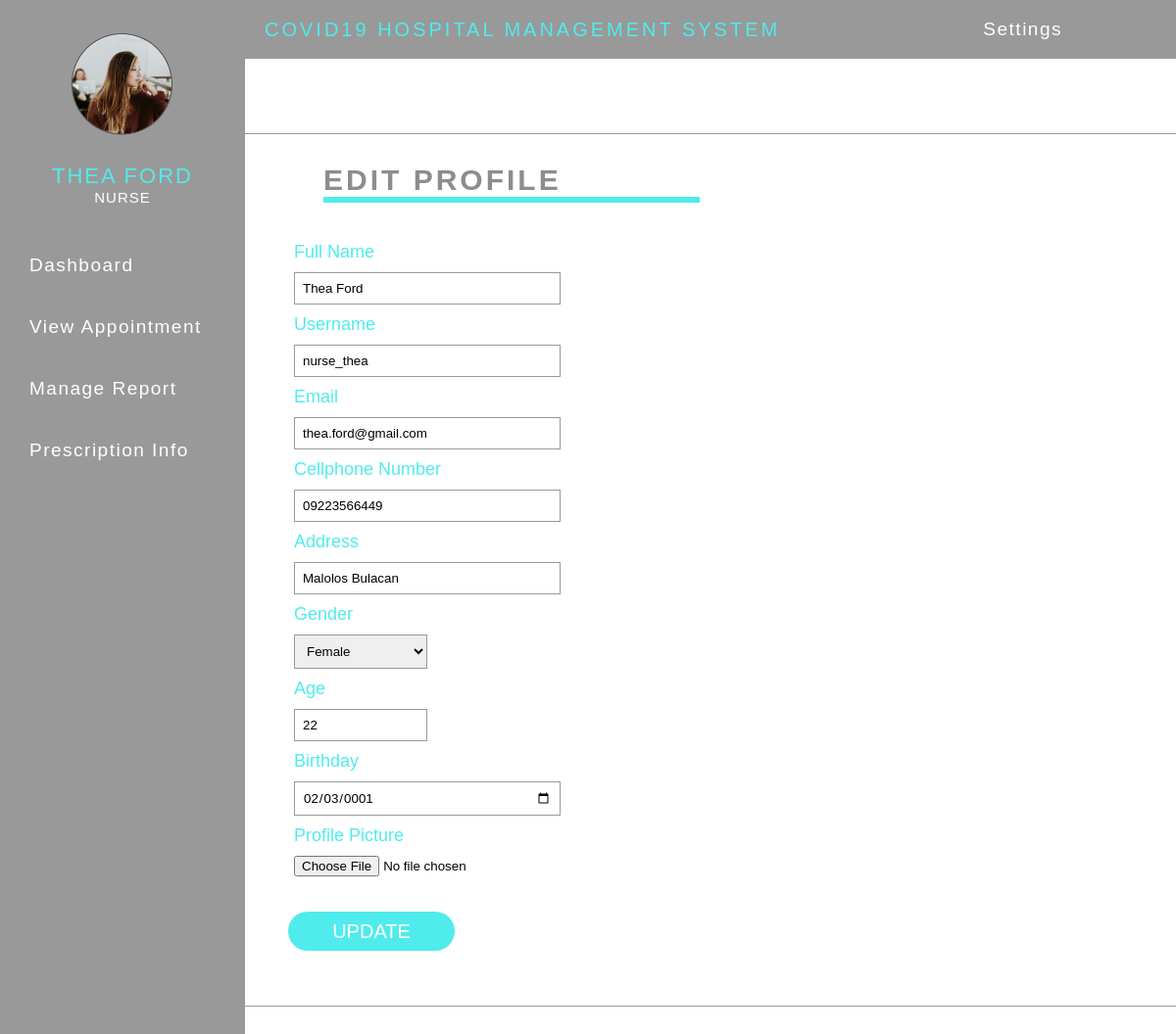
/nurse/edit-profile.php (signed in), run on the app's committed database.
### tables this page shows
CREATE TABLE `nurse` (
  `nurse_ID` int(11) NOT NULL,
  `nFullName` varchar(255) NOT NULL,
  `nUsername` varchar(255) NOT NULL,
  `nPassword` varchar(255) NOT NULL,
  `nEmail` varchar(255) NOT NULL,
  `nNumber` varchar(50) NOT NULL,
  `nAge` int(20) NOT NULL,
  `nBirthday` date NOT NULL,
  `nAddress` varchar(255) NOT NULL,
  `nGender` varchar(255) NOT NULL,
  `nProfilepic` varchar(255) NOT NULL
);

### nurse/edit-profile.php (the view, shortened to what this page needs)
<?php
	include("../include/config.php");
?>
<!DOCTYPE html>
<html lang="en">
	<head>
		<link rel="stylesheet" href="styles.css">
	</head>
	<body>
	<?php include('navigation.php');?>
	<div class="bd-box">
	<form action="edit-profile.php" method="post">
	<h3>EDIT PROFILE</h3>
	<hr>
		<div class="dfrm">
				<label>Full Name</label>
				<input type="text" placeholder="Enter Full Name" name="fullname" value="<?php echo $row['nFullName']; ?>" required>
				<label>Username</label>
				<input type="text" placeholder="Enter Username" name="username" value="<?php echo $row['nUsername']; ?>" required>
				<label>Email</label>
				<input type="email" placeholder="Enter Email" name="email" value="<?php echo $row['nEmail']; ?>" required>
				<label>Cellphone Number</label>
				<input type="text" placeholder="Enter Cellphone Number" name="number" value="<?php echo $row['nNumber']; ?>" required>
				<label>Address</label>
				<input type="text" placeholder="Enter Complete Address" name="address" value="<?php echo $row['nAddress']; ?>" required>
				<label>Gender</label>
				<select name="gender" required>
				<option value="<?php echo $row['nGender']; ?>"><?php echo $row['nGender']; ?></option>
				</select>
				<label>Age</label>
				<input type="number" name="age" value="<?php echo $row['nAge']; ?>" required>
				<label>Birthday</label>
				<input type="date" name="bday" value="<?php echo $row['nBirthday']; ?>" required>
				<label>Profile Picture</label>
				<input type="file" name="pic" value="<?php echo $row['nProfilepic']; ?>" required>
				<br><br>
				<input type="submit" class="fbtn" value="UPDATE" name="epbtn"/>
				<br><br><br>
			</div>
	</form>
	</div>
	<br><br><br><br><br>
	</body>
</html>

### nurse/navigation.php (shortened to what this page needs)
<?php
	include("../include/config.php");
	$id = $_SESSION['id'];
	$query = mysqli_query($conn, "SELECT * FROM nurse where nurse_ID = '$id'");
	$row = mysqli_fetch_array($query);
?>
<div class="wrapper" id="wrapper">
  <div class="top_navbar">
    <div class="menu">
      <div class="logo">
       COVID19 Hospital Management System
      </div>
	  <div class="dropdown">
		<button onclick="myFunction()" class="dbtn">Settings</span></button>
    </div>
  </div>
  <div class="main_container">
      <div class="sidebar">
          <div class="sidebar__inner">
			<div class="profile_info">
					<div class="img_holder">
						<?php echo "<img src='../img/profile/".$row['nProfilepic']."' >"; ?>
					</div>
					<br>
					<p class="title"><?php echo $row['nFullName']; ?></p>
					<p class="sub_title">NURSE</p>
				</div>
            <ul class="lists">
              <li>
                <a href="home.php">
                  <span class="title">Dashboard</span>
                </a>
              </li>
              <li>
				<a href="appointment.php">
                  <span class="title">View Appointment</span>
                </a>
              </li>
              <li>
                <a href="report.php">
                  <span class="title">Manage Report</span>
                </a>
              </li>
              <li>
                <a href="prescription.php">
                  <span class="title">Prescription Info</span>
                </a>
              </li>
            </ul>
          </div>
      </div>
  </div>
</div>

### nurse/styles.css (style rules this page uses)
* { margin: 0; padding: 0; list-style: none; box-sizing: border-box; text-decoration: none; font-family: Helvetica; }
.bd-box { margin-top: 136px; border-top: 1px solid #999; border-bottom: 1px solid #999; }
.bd-box h3 { padding-top: 30px; margin-left: 330px; color: #8d8d8d; font-size: 30px; letter-spacing: 3px; }
.bd-box hr { width: 32%; margin-left: 330px; padding: 3px; background: #50ebec; border: none; }
.dfrm { margin-left: 20%; margin-right: 20%; margin-top: 10px; padding: 20px; }
.dfrm input[type="date"], .dfrm input[type="time"], .dfrm input[type="text"], .dfrm input[type="email"], .dfrm textarea { width: 40%; display: block; border: 1px solid #999; padding: 8px; margin: 0 40px; }
.dfrm input[type="number"], .dfrm select { width: 20%; display: block; border: 1px solid #999; padding: 8px; margin: 0 40px; }
.dfrm input[type="file"] { border: none; display: block; margin: 0 40px; padding: 0; }
.dfrm label { display: block; color: #50ebec; font-size: 18px; padding: 10px; margin: 0 30px; }
.dfrm .fbtn { width: 25%; height: 40px; border-radius: 20px; outline: none; border: none; background-color: #50EBEC; font-size: 20px; color: #fff; cursor: pointer; margin-left: 5%; }
.wrapper { width: 100%; height: 100%; }
.top_navbar { background: #999; height: 60px; display: flex; position: fixed; width: 100%; top: 0; }
.top_navbar .menu { width: calc(100% - 80px); height: 100%; display: flex; justify-content: space-between; align-items: center; padding: 0 20px; }
.top_navbar .menu .logo { color: #50ebec; text-transform: uppercase; letter-spacing: 3px; margin-left: 250px; font-size: 20px; }
.main_container .sidebar { position: fixed; top: 0; left: 0; width: 250px; height: 100%; background: #999; }
.main_container .sidebar .sidebar__inner { position: relative; }
.main_container .sidebar .profile_info { text-align: center; padding: 30px 10px; }
.main_container .sidebar .profile_info img { width: 110px; }
.main_container .sidebar .profile_info .title { font-size: 22px; letter-spacing: 2px; color: #50ebec; text-transform: uppercase; }
.main_container .sidebar .profile_info .sub_title { font-size: 15px; color: #fff; letter-spacing: 1px; }
.main_container .sidebar ul li a { letter-spacing: 1.5px; color: #fff; font-size: 19px; padding: 20px 30px; white-space: nowrap; display: flex; align-items: center; margin-bottom: 1px; transition: all 0.3s ease; }
.main_container .sidebar ul li a span { display: inline-block; }
.dbtn { background-color: #999; color: white; padding: 16px; font-size: 19px; border: none; cursor: pointer; letter-spacing: 1.5px; }
.dropdown { position: relative; display: inline-block; }

### data on the page
nurse: nProfilepic (picture), nFullName "THEA FORD", fullname "Thea Ford", username "nurse_thea", email "thea.ford@gmail.com", number "09223566449", address "Malolos Bulacan", gender "Female", age "22", bday "02/03/0001"
